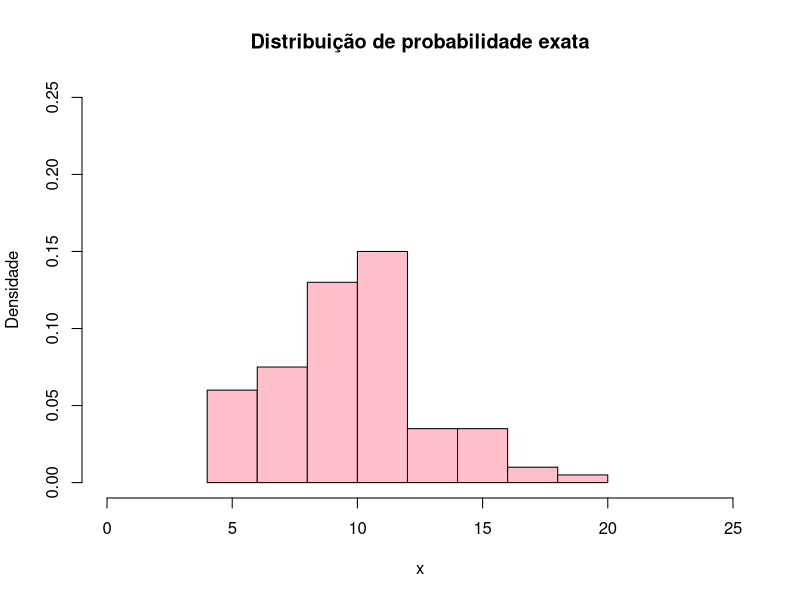
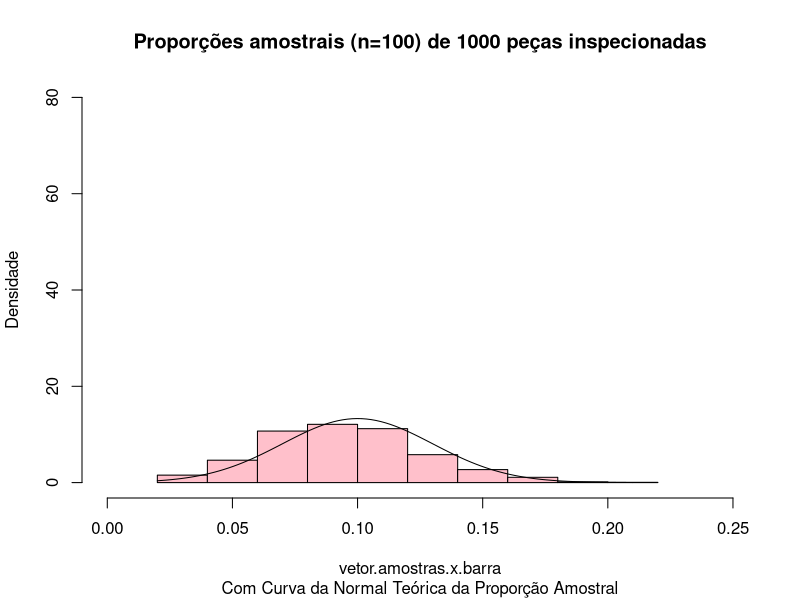

Write the R code that produced these figures, in order.
#UTF-8

# ==== Gráfico Binomial Exato =====
n=100
p=0.1
# Gera/Simula 100 dados de X ~ Binomial(n=10, p=0.1)
x=rbinom(100, n, p)
hist(x, probability=TRUE, ylab="Densidade",
     col="pink", 
     main="Distribuição de probabilidade exata",
     ylim=c(0,0.25),
     xlim=c(0,25))

# === Gráfico da aproximação da Binomial pela Normal

k.amostras = 1000
n.tamanho.amostral = 100
n = 1
p = 0.10  # Probabilidade de sucesso de 10%

#  Gerando dados/proporções amostrais: 
vetor.amostras.x.barra = c()
for (i in 1:k.amostras) {
  x.bernoullis = rbinom(n.tamanho.amostral, n, p)
  vetor.amostras.x.barra[i] = mean(x.bernoullis)
}

media.xbar  = mean(vetor.amostras.x.barra)
desvio.xbar = sd(vetor.amostras.x.barra)
dp.bernoulli = sqrt(p*(1-p))
dp.xbar.teorico = dp.bernoulli / sqrt(n.tamanho.amostral)

# Graficos das Simulações
vetor.amostras.x.barra
hist(vetor.amostras.x.barra, freq = FALSE, ylab="Densidade",
     col="pink", 
     main="Proporções amostrais (n=100) de 1000 peças inspecionadas",
     sub = "Com Curva da Normal Teórica da Proporção Amostral",
     ylim=c(0,80),
     xlim=c(-0.0001, 0.25)
)
# Grafico da Distribuição amostral da proporção: 
# Normal Teórica (p, p x (1-p) / n) 
x = vetor.amostras.x.barra
curve(dnorm(x,mean=p, sd=dp.xbar.teorico),
      from = min(vetor.amostras.x.barra),
      to= max(vetor.amostras.x.barra),
      add = T) 




